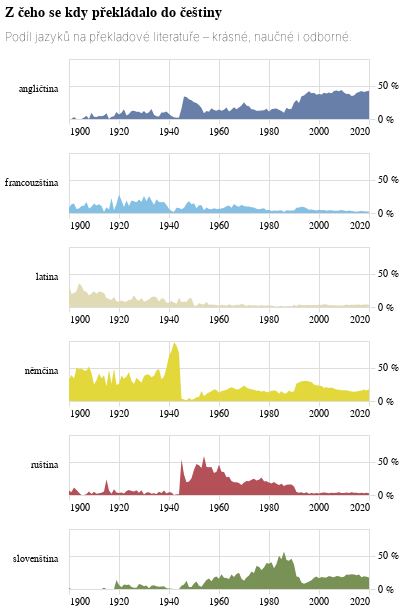

Notebook cell for this chart:
### Code cell
podily_faceted = alt.Chart(preklady_po_jazycich.to_pandas(), title={'text': titulek, 'subtitle': podtitulek}, width=300).mark_area().encode(
    alt.X("rok:T", 
          title=None,
          axis=alt.Axis(domainOpacity=0, tickColor='#DCDDD6')
    ),
    alt.Y('podíl:Q', 
          axis=alt.Axis(labelExpr="datum.label * 100 + ' %'", orient='right', domainOpacity=0, tickColor='#DCDDD6'), 
          title=None
    ),
    alt.Color("jazyk:N", 
              scale=alt.Scale(range=['#687fa9','#84c0e4','#E0DAB5','#e3d83b','#b45058','#789256']), ## '# ['#a7ddd6','#001f80','#e6e6e4','#e5db00','#e49996','#9cc002']), 
              title=None, 
              legend=None
    ),
    row=alt.Row(
        "jazyk:N", 
        title=None, 
        spacing=15, 
        header=alt.Header(labelAngle=0, labelAlign='left', labelAnchor='middle', labelFont='Asap')
    )
).resolve_axis(
    x='independent'
).properties(height=60, width=300)

podily_faceted

### Figure 1 — Vega-Lite specification as saved in the notebook (floating-point values rounded to 4 significant figures; data arrays with more than 128 entries replaced by an {"elided": "..."} marker saying what was removed)
{"config": {"title": {"font": "Noticia Text", "fontSize": 14, "anchor": "start", "fontWeight": "bolder", "subtitleFont": "Noticia Text", "subtitleFontSize": 12, "subtitleFontWeight": "lighter", "subtitlePadding": 12, "dy": -12}, "axis": {"labelFont": "Asap", "titleFont": "Asap", "fontWeight": "lighter", "titleFontWeight": "lighter", "labelFontSize": 10, "titleFontSize": 10, "labelPadding": 2, "titlePadding": 10}, "legend": {"labelFont": "Asap", "labelFontWeight": "normal", "titleFont": "Asap", "titleFontWeight": "normal", "labelFontSize": 10, "titleFontSize": 10}}, "data": {"name": "data-5764750c64ee4ec0207ab54d200bdbe7"}, "mark": {"type": "area"}, "encoding": {"color": {"field": "jazyk", "legend": null, "scale": {"range": ["#687fa9", "#84c0e4", "#E0DAB5", "#e3d83b", "#b45058", "#789256"]}, "title": null, "type": "nominal"}, "row": {"field": "jazyk", "header": {"labelAlign": "left", "labelAnchor": "middle", "labelAngle": 0, "labelFont": "Asap"}, "spacing": 15, "title": null, "type": "nominal"}, "x": {"axis": {"domainOpacity": 0, "tickColor": "#DCDDD6"}, "field": "rok", "title": null, "type": "temporal"}, "y": {"axis": {"domainOpacity": 0, "labelExpr": "datum.label * 100 + ' %'", "orient": "right", "tickColor": "#DCDDD6"}, "field": "podíl", "title": null, "type": "quantitative"}}, "height": 60, "resolve": {"axis": {"x": "independent"}}, "title": {"text": "Z čeho se kdy překládalo do češtiny", "subtitle": ["Podíl jazyků na překladové literatuře – krásné, naučné i odborné."]}, "width": 300, "$schema": "https://vega.github.io/schema/vega-lite/v5.8.0.json", "datasets": {"data-5764750c64ee4ec0207ab54d200bdbe7": {"elided": "696 records"}}}
